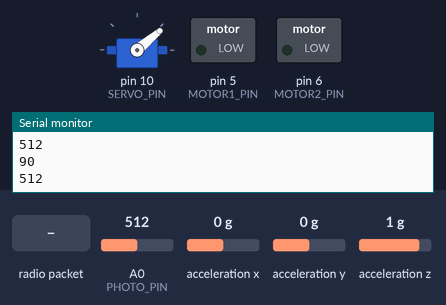
A sketch run on a simulated Arduino Uno, built with avr-gcc and run on an emulated ATmega328P. On the bench: servo, switched loads named in the sketch (green lamp = pin HIGH), the last lines printed to the serial monitor. The inputs (shaded band) are chosen by the test bench; at power-on: A0 (PHOTO_PIN) = 512, acceleration x 0 g, acceleration y 0 g, acceleration z 1 g. No radio packets arrive unless stated.

Above: at 1.2 s.
1.3 s: A0 (PHOTO_PIN) set to 64
2.8 s: A0 (PHOTO_PIN) set to 52
At 3.6 s:
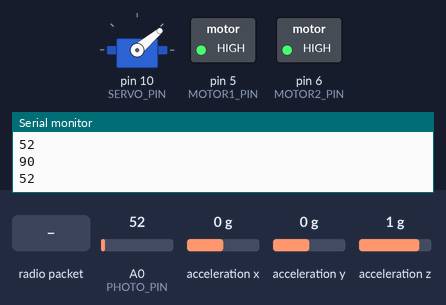
4.3 s: radio packet "t" arrives
At 7.0 s:
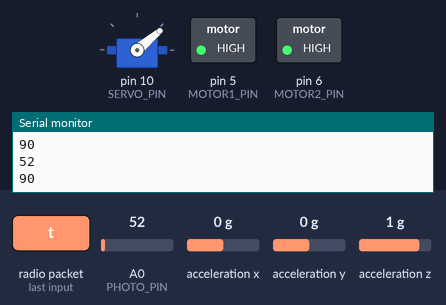
Timing chart, 0 to 13.3 s (numbered marks = the images above; inputs shaded):
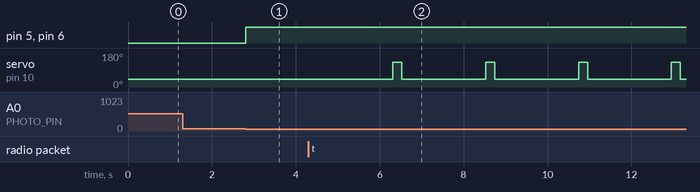

The sketch:

launcher.ino
```cpp
// Authors: wannaio, tom-bou

#include <Wire.h>
#include <Servo.h>
#include <Adafruit_Sensor.h>
#include <Adafruit_ADXL345_U.h>
#include <SPI.h>
#include <nRF24L01.h>
#include <RF24.h>

const int MOTOR1_PIN = 5;
const int MOTOR2_PIN = 6;
const int PHOTO_PIN = A0;
const int DELAY_TIME = 1000;
const int LIGHT_THRESHOLD = 60;
const int SERVO_PIN = 10;

Servo myservo;
Adafruit_ADXL345_Unified adxl = Adafruit_ADXL345_Unified();
RF24 radio(7, 8);  // CE, CSN
bool triggered = false;
bool radio_triggered = false;
void setup() {
  Serial.begin(9600);
  Wire.begin();
  if (!adxl.begin()) {
    Serial.println("Could not find a valid ADXL345 sensor, check wiring!");
  }
  pinMode(MOTOR1_PIN, OUTPUT);
  pinMode(MOTOR2_PIN, OUTPUT);
  pinMode(PHOTO_PIN, INPUT);
  myservo.attach(SERVO_PIN);
  radio.begin();
  const byte address[6] = "00001";
  radio.openWritingPipe(address);
  radio.openReadingPipe(1, address);
  radio.setPALevel(RF24_PA_MIN);
  myservo.write(40);
}
void loop() {
  int lightValue = analogRead(PHOTO_PIN);
  Serial.println(lightValue);
  if (lightValue < LIGHT_THRESHOLD) {
    triggered = true;
  }
  if (triggered) {
    digitalWrite(MOTOR1_PIN, HIGH);
    digitalWrite(MOTOR2_PIN, HIGH);
  }
  radio.stopListening();
  // Read acceleration data
  sensors_event_t event;
  adxl.getEvent(&event);
  char buffer[10];
  int servoAngle = map(event.acceleration.x, -10, 10, 0, 180);
  Serial.println(servoAngle);
  itoa(servoAngle, buffer, 10);
  radio.write(&buffer, sizeof(buffer));
  radio.startListening();
  delay(10);
  if (radio.available()) {
    char receivedFlag[32] = "";
    radio.read(&receivedFlag, sizeof(receivedFlag));
    if (strcmp(receivedFlag, "t") == 0) {
      radio_triggered = true;
    }
  }
  if (radio_triggered == true) {
    myservo.write(40);
    delay(2000);
    myservo.write(130);
    delay(200);
  }
}
```

Measured:
- the behaviour switches between 60 and 59 on A0 (PHOTO_PIN) (found by bisection; images 0 and 1)
- after the input at 2.8 s, pin 5 (MOTOR1_PIN), pin 6 (MOTOR2_PIN): LOW → HIGH at once
- after the input at 4.3 s, servo on pin 10 (SERVO_PIN): alternates 130° for 0.21 s and 40° for 2.0 s, starting after 2.0 s
